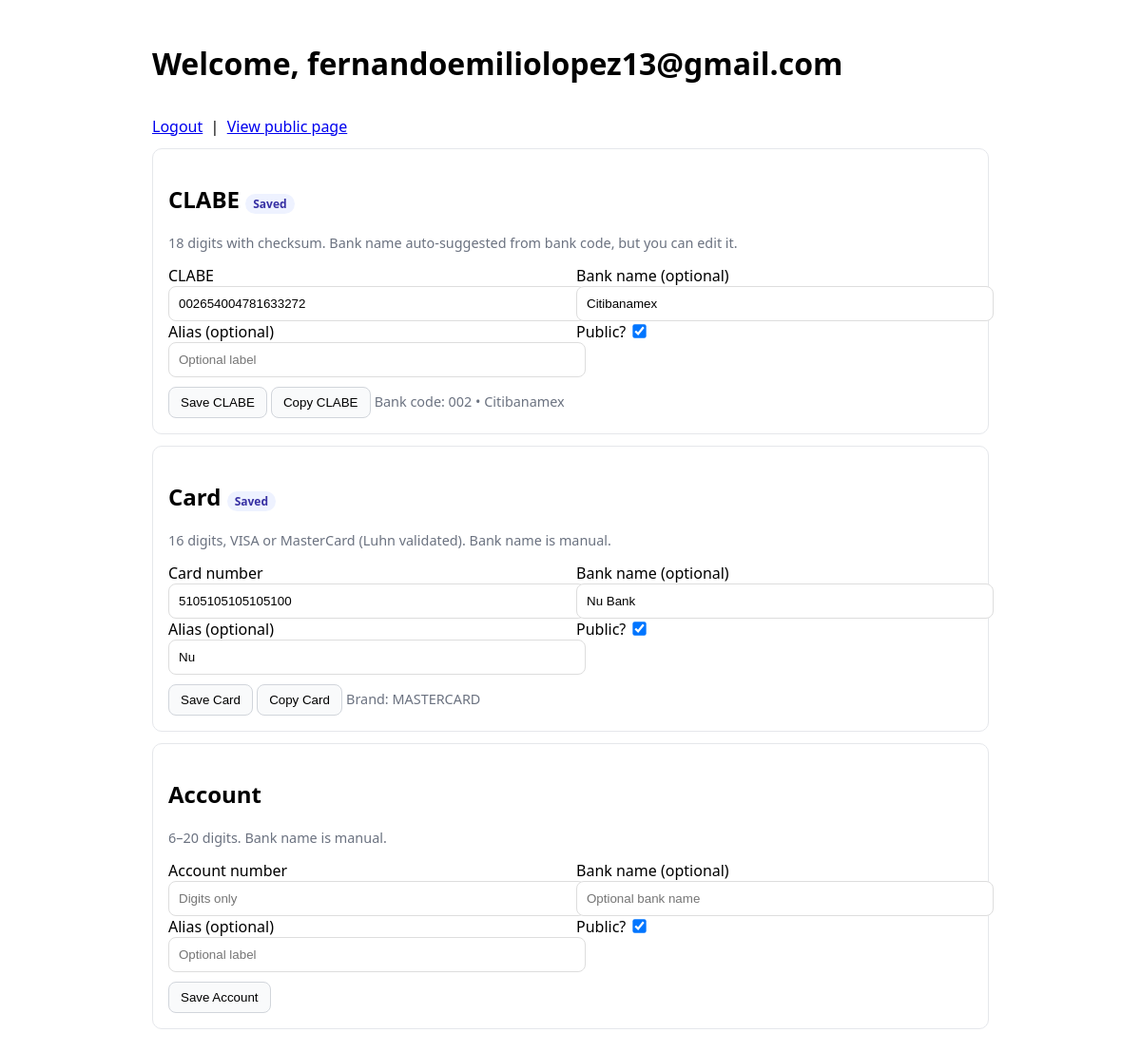
Page /dashboard/ (signed in) on the committed database.
### accounts/models.py (models this page shows, shortened)
class User(AbstractBaseUser, PermissionsMixin):
    email = models.EmailField(unique=True)
    display_name = models.CharField(max_length=150, blank=True)
    public_slug = models.SlugField(
        max_length=32,
        unique=True,
        blank=True,
        validators=[validate_public_slug],  # ← añade el validador
    )
    is_active = models.BooleanField(default=True)
    is_staff = models.BooleanField(default=False)
    date_joined = models.DateTimeField(default=timezone.now)
    objects = UserManager()
    USERNAME_FIELD = 'email'
    REQUIRED_FIELDS: list[str] = []
    class Meta:
        verbose_name = 'user'
        verbose_name_plural = 'users'
        ordering = ['-date_joined']

### bank_details/models.py (models this page shows, shortened)
class BankDetails(models.Model):
    class Kind(models.TextChoices):
        CLABE = "CLABE", "CLABE"
        CARD = "CARD", "Card"
        ACCOUNT = "ACCOUNT", "Account"
    class Brand(models.TextChoices):
        VISA = "VISA", "VISA"
        MASTERCARD = "MASTERCARD", "MasterCard"
        OTHER = "OTHER", "Other"
    class BankNameSource(models.TextChoices):
        AUTO = "AUTO", "Auto-detected"
        MANUAL = "MANUAL", "Manual"
    owner = models.ForeignKey(
        settings.AUTH_USER_MODEL,
        on_delete=models.CASCADE,
        related_name="bank_details",
    )
    kind = models.CharField(max_length=16, choices=Kind.choices)
    value = models.CharField(max_length=32)
    bank_code = models.CharField(max_length=3, blank=True)
    bank_name = models.CharField(max_length=80, blank=True)
    bank_name_source = models.CharField(
        max_length=8, choices=BankNameSource.choices, default=BankNameSource.AUTO
    )
    brand = models.CharField(  # solo para CARD
        max_length=16, choices=Brand.choices, blank=True
    )
    alias = models.CharField(max_length=80, blank=True)
    is_public = models.BooleanField(default=True)
    created_at = models.DateTimeField(auto_now_add=True)
    updated_at = models.DateTimeField(auto_now=True)
    class Meta:
        constraints = [
            models.UniqueConstraint(
                fields=["owner", "kind"], name="uniq_bankdetail_owner_kind"
            )
        ]
        indexes = [
            models.Index(fields=["owner", "kind"]),
        ]
        ordering = ("owner", "kind", "-updated_at")

### bank_details/views.py (the view, shortened to what this page needs)
# urls.py: path("dashboard/", dashboard, name="dashboard"),
@login_required
def dashboard(request):
    Kind = BankDetails.Kind
    def _get_instance(k):
        return BankDetails.objects.filter(owner=request.user, kind=k).first()
    clabe_inst = _get_instance(Kind.CLABE)
    card_inst = _get_instance(Kind.CARD)
    acct_inst = _get_instance(Kind.ACCOUNT)
    forms = {
        Kind.CLABE: BankDetailsForm(instance=clabe_inst, initial={'kind': Kind.CLABE}),
        Kind.CARD: BankDetailsForm(instance=card_inst, initial={'kind': Kind.CARD}),
        Kind.ACCOUNT: BankDetailsForm(instance=acct_inst, initial={'kind': Kind.ACCOUNT}),
    }
    return render(
        request,
        "bank_details/dashboard.html",
        {
            "owner": request.user,
            "forms": forms,
            "instances": {"clabe": clabe_inst, "card": card_inst, "account": acct_inst},
        },
    )

### bank_details/templates/bank_details/dashboard.html (shortened to what this page needs)
<!doctype html>
<html lang="en">
<head>
</head>
<body>
  <div class="wrap">
    <div class="row">
      <h1>Welcome, {{ owner.display_name|default:owner.email }}</h1>
      <div>
        <a href="{% url 'logout' %}">Logout</a>
        &nbsp;|&nbsp;
        <a href="{% url 'public_profile' public_slug=owner.public_slug %}" target="_blank">View public page</a>
      </div>
    </div>
    <div class="card">
      <h2>CLABE {% if instances.clabe %}<span class="badge">Saved</span>{% endif %}</h2>
      <p class="meta">18 digits with checksum. Bank name auto-suggested from bank code, but you can edit it.</p>
      <form method="post" novalidate>
        <div class="grid">
          <label>CLABE<br>{{ forms.CLABE.value }}</label>
          <label>Bank name (optional)<br>{{ forms.CLABE.bank_name }}</label>
        </div>
        <div class="grid">
          <label>Alias (optional)<br>{{ forms.CLABE.alias }}</label>
          <label>Public? {{ forms.CLABE.is_public }}</label>
        </div>
        <div style="margin-top:10px;">
          <button type="submit">Save CLABE</button>
          {% if instances.clabe %}
            <button type="button" onclick="copyText('{{ instances.clabe.value }}')">Copy CLABE</button>
            <span class="meta">Bank code: {{ instances.clabe.bank_code }} {% if instances.clabe.bank_name %}• {{ instances.clabe.bank_name }}{% endif %}</span>
          {% endif %}
        </div>
      </form>
    </div>
    <div class="card">
      <h2>Card {% if instances.card %}<span class="badge">Saved</span>{% endif %}</h2>
      <p class="meta">16 digits, VISA or MasterCard (Luhn validated). Bank name is manual.</p>
      <form method="post" novalidate>
        <div class="grid">
          <label>Card number<br>{{ forms.CARD.value }}</label>
          <label>Bank name (optional)<br>{{ forms.CARD.bank_name }}</label>
        </div>
        <div class="grid">
          <label>Alias (optional)<br>{{ forms.CARD.alias }}</label>
          <label>Public? {{ forms.CARD.is_public }}</label>
        </div>
        <div style="margin-top:10px;">
          <button type="submit">Save Card</button>
          {% if instances.card %}
            <button type="button" onclick="copyText('{{ instances.card.value }}')">Copy Card</button>
            <span class="meta">{% if instances.card.brand %}Brand: {{ instances.card.brand }}{% endif %}</span>
          {% endif %}
        </div>
      </form>
    </div>
    <div class="card">
      <h2>Account {% if instances.account %}<span class="badge">Saved</span>{% endif %}</h2>
      <p class="meta">6–20 digits. Bank name is manual.</p>
      <form method="post" novalidate>
        <div class="grid">
          <label>Account number<br>{{ forms.ACCOUNT.value }}</label>
          <label>Bank name (optional)<br>{{ forms.ACCOUNT.bank_name }}</label>
        </div>
        <div class="grid">
          <label>Alias (optional)<br>{{ forms.ACCOUNT.alias }}</label>
          <label>Public? {{ forms.ACCOUNT.is_public }}</label>
        </div>
        <div style="margin-top:10px;">
          <button type="submit">Save Account</button>
        </div>
      </form>
    </div>
  </div>
</body>
</html>

### bank_details/templates/bank_details/dashboard.html (style rules this page uses)
body { font-family: system-ui, -apple-system, Segoe UI, Roboto, sans-serif; margin: 24px; }
.wrap { max-width: 880px; margin: 0 auto; }
.row { display: flex; gap: 12px; justify-content: space-between; align-items: center; flex-wrap: wrap; }
.card { border: 1px solid #e5e7eb; border-radius: 10px; padding: 16px; margin: 12px 0; }
.meta { color: #6b7280; font-size: 0.9rem; }
input[type="text"], input[type="email"] { padding: 10px; border: 1px solid #ddd; border-radius: 8px; width: 100%; }
input[type="checkbox"] { transform: scale(1.1); }
button { padding: 8px 12px; border: 1px solid #d1d5db; border-radius: 8px; background: #f9fafb; cursor: pointer; }
.grid { display: grid; grid-template-columns: 1fr 1fr; gap: 12px; }
.badge { display: inline-block; padding: 2px 8px; border-radius: 999px; background: #eef2ff; color: #3730a3; font-size: 12px; }

### rows in the picture
User: display_name "fernandoemiliolopez13@gmail.com"
BankDetails: value "002654004781633272", bank_name "Citibanamex", is_public "☑", clabe.bank_code "002", clabe.bank_name "Citibanamex"
BankDetails: value "5105105105105100", bank_name "Nu Bank", alias "Nu", is_public "☑", card.brand "MASTERCARD"
